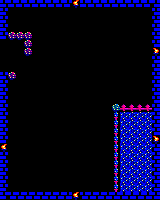

Tiled map render using the project's own tile images. Description and the whole map definition, tile-layer contents included, below:
An orthogonal 20x25 tile map with 8x8 px tiles, 1 tile layer (Capa de Patrones 1).

<map version="1.2" tiledversion="1.2.4" orientation="orthogonal" renderorder="right-down" width="20" height="25" tilewidth="8" tileheight="8" infinite="0" nextlayerid="2" nextobjectid="1">
 <tileset firstgid="1" source="sp.tsx" />
 <layer id="1" name="Capa de Patrones 1" width="20" height="25">
  <data encoding="csv">
17,17,17,17,17,17,17,17,17,29,17,17,17,17,17,17,17,17,17,16,
17,1,1,1,1,1,1,1,1,1,1,1,1,1,1,1,1,1,1,16,
17,1,1,1,1,1,1,1,1,1,1,1,1,1,1,1,1,1,1,16,
17,1,1,1,1,1,1,1,1,1,1,1,1,1,1,1,1,1,1,16,
17,37,37,37,1,1,1,1,1,1,1,1,1,1,1,1,1,1,1,16,
1,1,1,37,1,1,1,1,1,1,1,1,1,1,1,1,1,1,1,16,
1,1,1,37,1,1,1,1,1,1,1,1,1,1,1,1,1,1,1,32,
1,1,1,1,1,1,1,1,1,1,1,1,1,1,1,1,1,1,1,16,
1,1,1,1,1,1,1,1,1,1,1,1,1,1,1,1,1,1,1,16,
17,37,1,1,1,1,1,1,1,1,1,1,1,1,1,1,1,1,1,16,
17,1,1,1,1,1,1,1,1,1,1,1,1,1,1,1,1,1,1,16,
17,1,1,1,1,1,1,1,1,1,1,1,1,1,1,1,1,1,1,16,
17,1,1,1,1,1,1,1,1,1,1,1,1,1,1,1,1,1,1,16,
17,1,1,1,1,1,1,1,1,1,1,1,1,1,36,4,4,4,4,16,
17,1,1,1,1,1,1,1,1,1,1,1,1,1,2,28,28,28,28,16,
17,1,1,1,1,1,1,1,1,1,1,1,1,1,2,28,28,28,28,16,
17,1,1,1,1,1,1,1,1,1,1,1,1,1,2,28,28,28,28,16,
17,1,1,1,1,1,1,1,1,1,1,1,1,1,2,28,28,28,28,32,
29,1,1,1,1,1,1,1,1,1,1,1,1,1,2,28,28,28,28,16,
17,1,1,1,1,1,1,1,1,1,1,1,1,1,2,28,28,28,28,16,
17,1,1,1,1,1,1,1,1,1,1,1,1,1,2,28,28,28,28,16,
17,1,1,1,1,1,1,1,1,1,1,1,1,1,2,28,28,28,28,16,
17,1,1,1,1,1,1,1,1,1,1,1,1,1,2,28,28,28,28,16,
17,1,1,1,1,1,1,1,1,1,1,1,1,1,2,28,28,28,28,16,
17,16,16,16,16,16,16,16,16,29,16,16,16,16,16,16,16,16,16,16
</data>
 </layer>
</map>
